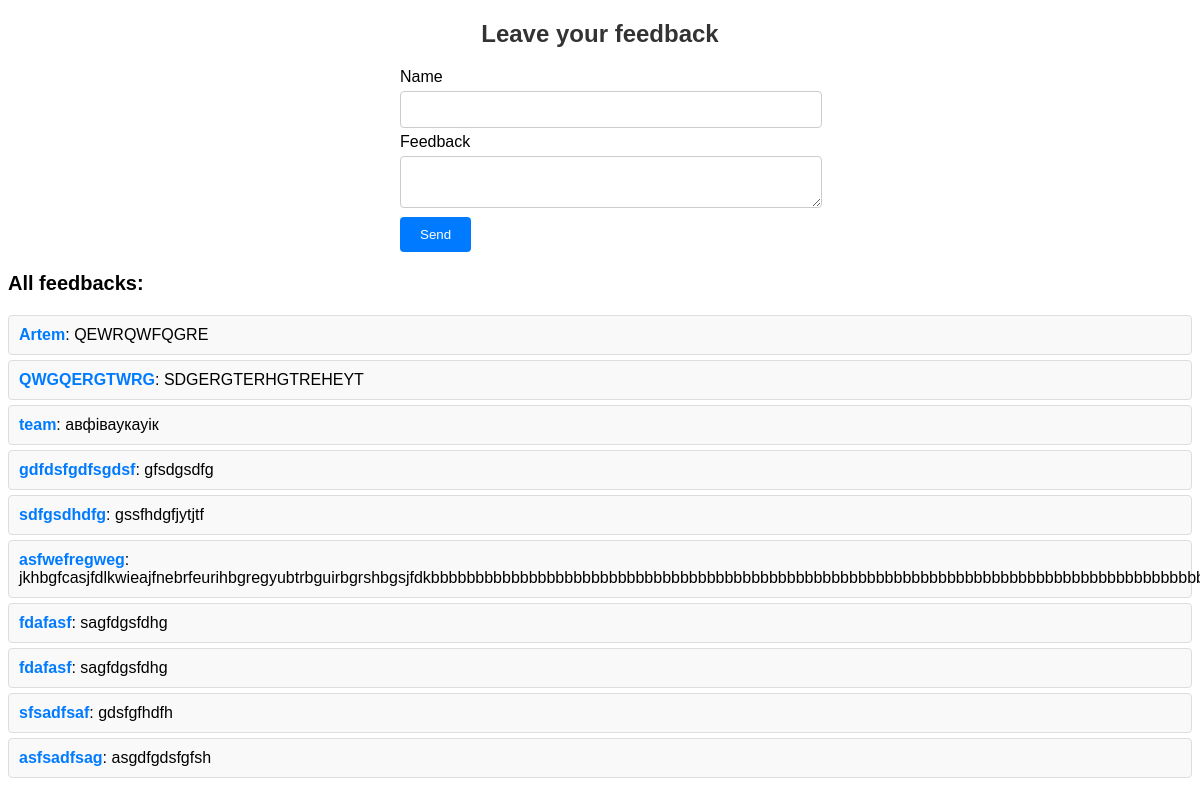
Before: / with the older database file.
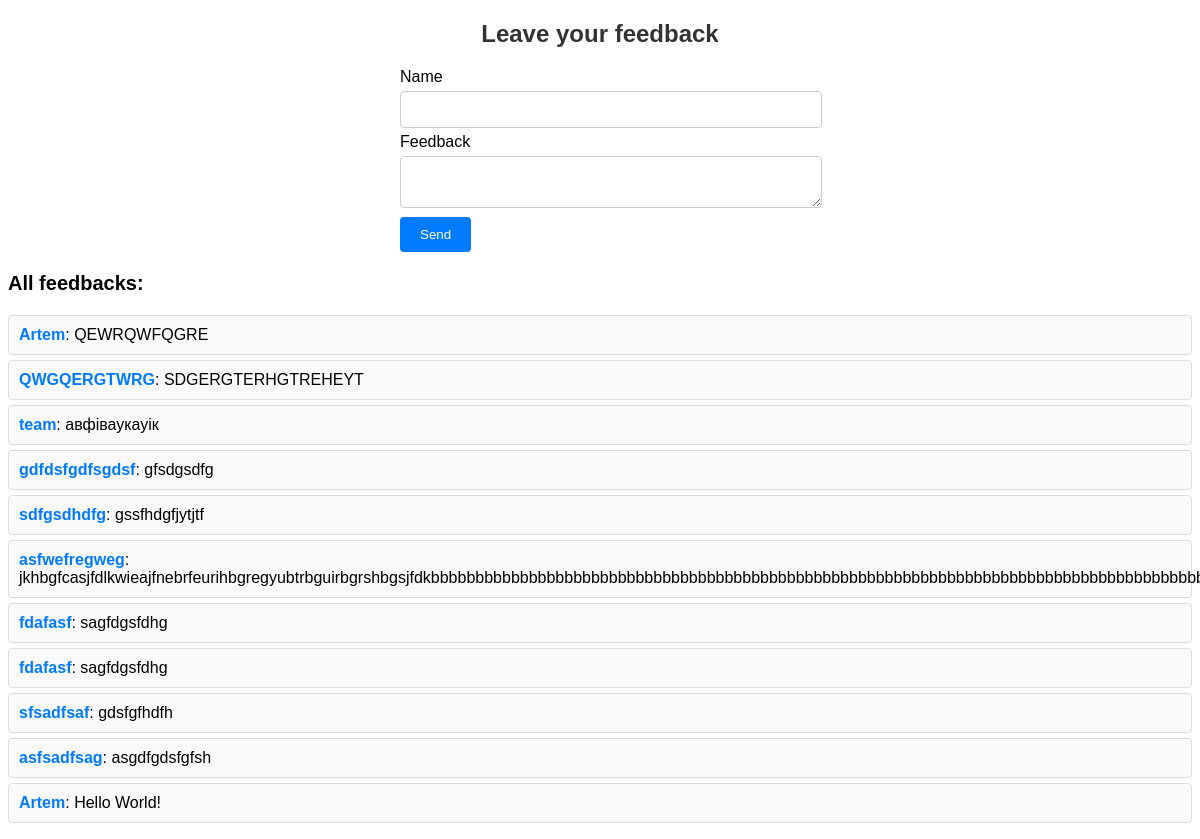
After: the same page with the newer database file.
### app.py (models this page shows)
class Feedback(db.Model):
    id = db.Column(db.Integer, primary_key=True, autoincrement=True)
    name = db.Column(db.Text, nullable=False)
    comment = db.Column(db.Text, nullable=False)

### app.py (the view, shortened to what this page needs)
@app.route('/', methods=['GET', 'POST'])
def index():
    form = FeedbackForm()
    feedbacks = Feedback.query.all()
    return render_template('feedback_form.html', form=form, feedbacks=feedbacks)

### app.py
class FeedbackForm(FlaskForm):
    name = StringField('Name', validators=[DataRequired()])
    comment = TextAreaField('Feedback', validators=[DataRequired()])

### templates/feedback_form.html (shortened to what this page needs)
<!DOCTYPE html>
<html>
<head>
    <link rel="stylesheet" type="text/css" href="static/style.css">
</head>
<body>
<center><h1>Leave your feedback</h1></center>
    <form method="POST">
        <div>
            {{ form.name.label }}
            {{ form.name(class="form") }}
        </div>
        <div>
            {{ form.comment.label }}
            {{ form.comment(class="form") }}
        </div>
        <button type="submit">Send</button>
    </form>
    <h2>All feedbacks:</h2>
    <ul>
        {% for feedback in feedbacks %}
            <li><strong>{{ feedback.name }}</strong>: {{ feedback.comment }}</li>
        {% endfor %}
    </ul>
</body>
</html>

### static/style.css (style rules this page uses)
body { font-family: "Arial", sans-serif; }
h1 { font-size: 24px; color: #333; margin: 20px 0; }
form { max-width: 400px; margin: 0 auto; }
form input[type="text"], form textarea { width: 100%; padding: 10px; margin: 5px 0; border: 1px solid #ccc; border-radius: 4px; }
form button { background-color: #007bff; color: #fff; padding: 10px 20px; border: none; border-radius: 4px; cursor: pointer; }
h2 { font-size: 20px; margin: 20px 0; }
ul { list-style: none; padding: 0; }
li { background-color: #f9f9f9; padding: 10px; margin: 5px 0; border: 1px solid #ddd; border-radius: 4px; }
li strong { color: #007bff; }

Changed rows visible on the page:
added Feedback: name "Artem", comment "Hello World!"
